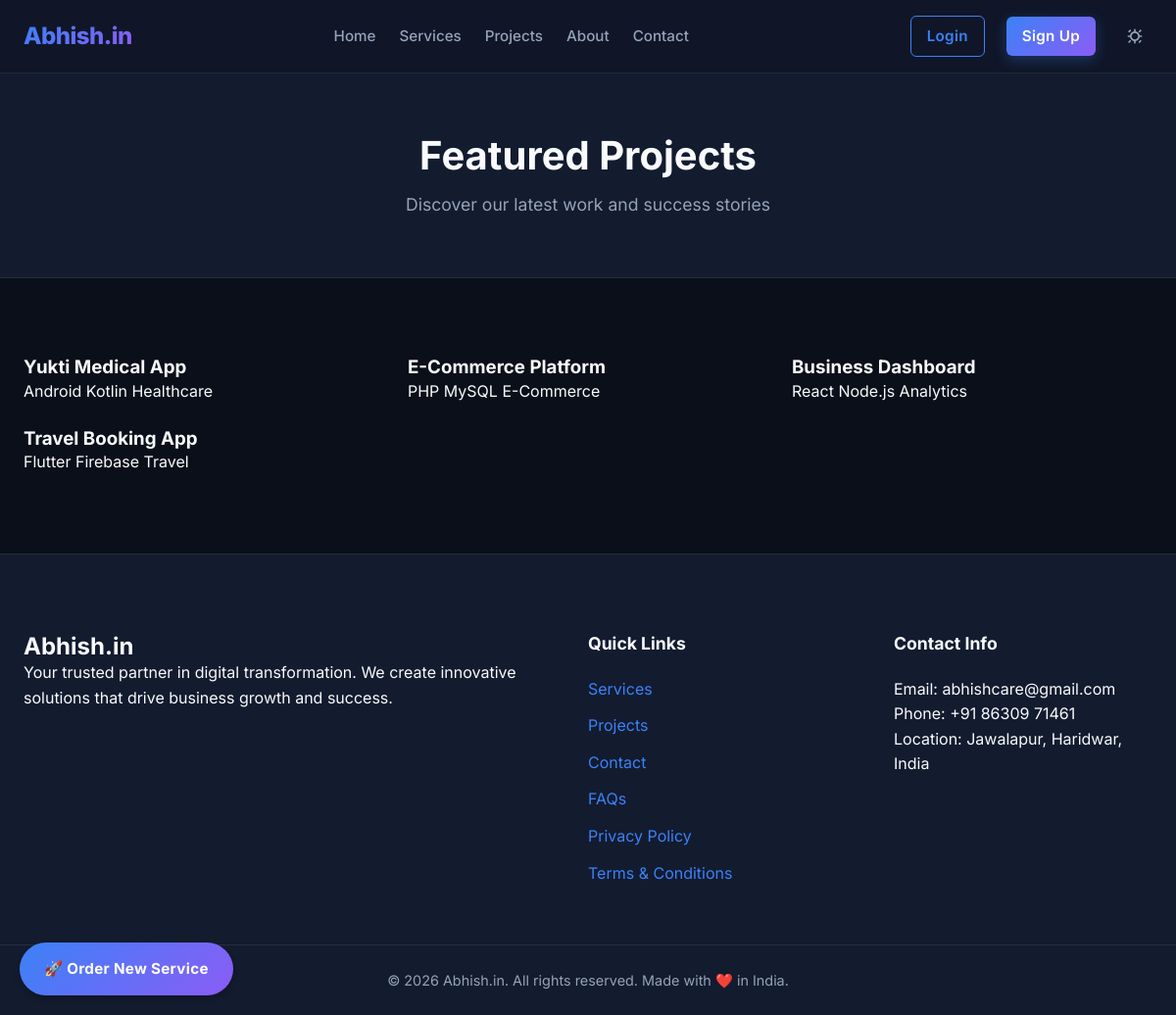
Page /pages/projects on the committed database.
### tables this page shows
CREATE TABLE IF NOT EXISTS projects (
    id INT AUTO_INCREMENT PRIMARY KEY,
    title VARCHAR(255) NOT NULL,
    category VARCHAR(100) NOT NULL,
    image_url VARCHAR(255) NOT NULL,
    description TEXT,
    sort_order INT DEFAULT 0,
    created_at TIMESTAMP DEFAULT CURRENT_TIMESTAMP
);

### app/controllers/Pages.php (called while the page is built, shortened)
<?php
class Pages extends Controller {
    private $contentModel;
    public function __construct() {
        $this->contentModel = $this->model('ContentModel');
    }
    public function projects() {
        $data = [
            'settings' => $this->contentModel->getSettings(),
            'projects' => $this->contentModel->getProjects()
        ];
        $this->view('pages/projects', $data);
    }
}

### core/Router.php (called while the page is built, shortened)
<?php
class Router {
    protected $currentMethod = 'index';
    public function __construct() {
        $url = $this->getUrl();
        if (isset($url[0]) && file_exists('../app/controllers/' . ucwords($url[0]) . '.php')) {
            unset($url[0]);
        }
        $this->currentController = new $this->currentController;
        if (isset($url[1])) {
            if (method_exists($this->currentController, $url[1])) {
                $this->currentMethod = $url[1];
                unset($url[1]);
            }
        }
        $this->params = $url ? array_values($url) : [];
        call_user_func_array([$this->currentController, $this->currentMethod], $this->params);
    }
    public function getUrl() {
        if (isset($_GET['url'])) {
            $url = rtrim($_GET['url'], '/');
            $url = filter_var($url, FILTER_SANITIZE_URL);
            $url = explode('/', $url);
            return $url;
        }
        return [];
    }
}

### public/index.php (called while the page is built, shortened)
<?php
spl_autoload_register(function ($className) {
    $file = '../core/' . $className . '.php';
});
$init = new Router();

### core/Database.php (called while the page is built, shortened)
<?php
class Database {
    private $host = DB_HOST;
    private $user = DB_USER;
    private $pass = DB_PASS;
    private $dbname = DB_NAME;
    public $dbh;
    private $stmt;
    public function __construct() {
        $dsn = 'mysql:host=' . $this->host . ';dbname=' . $this->dbname . ';charset=utf8mb4';
        $options = array(
            PDO::ATTR_PERSISTENT => true,
            PDO::ATTR_ERRMODE => PDO::ERRMODE_EXCEPTION
        );
        try {
            $this->dbh = new PDO($dsn, $this->user, $this->pass, $options);
        } catch (PDOException $e) {
            $this->error = $e->getMessage();
            error_log('Database connection error: ' . $this->error);
            die('Database Connection Failed. Please ensure the database is running and configured correctly in config/config.php.');
        }
    }
    public function query($sql) {
        $this->stmt = $this->dbh->prepare($sql);
    }
    public function execute() {
        return $this->stmt->execute();
    }
    public function resultSet() {
        $this->execute();
        return $this->stmt->fetchAll(PDO::FETCH_OBJ);
    }
}

### app/models/ContentModel.php (called while the page is built, shortened)
<?php
class ContentModel {
    private $db;
    public function __construct() {
        $this->db = new Database();
    }
    public function getSettings() {
        $this->db->query("SELECT * FROM settings");
        $results = $this->db->resultSet();
        $settings = [];
        foreach ($results as $row) {
            $settings[$row->setting_key] = $row->setting_value;
        }
        return $settings;
    }
    public function getProjects() {
        $this->db->query("SELECT * FROM projects ORDER BY sort_order ASC");
        return $this->db->resultSet();
    }
}

### app/views/pages/projects.php (the view, shortened to what this page needs)
<?php require_once APPROOT . '/app/views/partials/header.php'; ?>
<section class="section page-header">
    <div class="container">
        <h1>Featured Projects</h1>
        <p>Discover our latest work and success stories</p>
    </div>
</section>
<section class="section bg-light">
    <div class="container">
        <div class="grid-2">
            <?php foreach ($data['projects'] as $project) : ?>
                <div class="project-card">
                    <div class="project-content">
                        <h3><?= htmlspecialchars($project->title); ?></h3>
                        <p class="category"><?= htmlspecialchars($project->category); ?></p>
                    </div>
                </div>
            <?php endforeach; ?>
        </div>
    </div>
</section>
<?php require_once APPROOT . '/app/views/partials/footer.php'; ?>

### public/css/style.css (style rules this page uses)
:root { --font-primary: 'Inter', system-ui, -apple-system, sans-serif; --font-heading: 'Plus Jakarta Sans', var(--font-primary); --radius-sm: 6px; --radius-md: 12px; --radius-lg: 20px; --transition-fast: 0.2s ease; --transition-smooth: 0.3s cubic-bezier(0.4, 0, 0.2, 1); --bg-main: #0B0F19; --bg-surface: #131B2F; --bg-surface-elevated: #1A243D; --bg-glass: rgba(19, 27, 47, 0.7); --text-primary: #F8FAFC; --text-secondary: #94A3B8; --border-color: rgba(255, 255, 255, 0.08); --border-glow: rgba(59, 130, 246, 0.3); --accent-primary: #3B82F6; --accent-primary-hover: #2563EB; --accent-gradient: linear-gradient(135deg, #3B82F6 0%, #8B5CF6 100%); --shadow-sm: 0 4px 6px -1px rgba(0, 0, 0, 0.2); --shadow-md: 0 10px 15px -3px rgba(0, 0, 0, 0.3); --shadow-lg: 0 20px 25px -5px rgba(0, 0, 0, 0.4); --shadow-glow: 0 0 20px rgba(59, 130, 246, 0.15); --success: #10B981; --warning: #F59E0B; --danger: #EF4444; }
*, *::before, *::after { box-sizing: border-box; margin: 0; padding: 0; }
body { font-family: var(--font-primary); background-color: var(--bg-main); color: var(--text-primary); line-height: 1.6; -webkit-font-smoothing: antialiased; transition: background-color var(--transition-smooth), color var(--transition-smooth); }
h1, h2, h3, h4, h5, h6 { font-family: var(--font-heading); font-weight: 700; line-height: 1.2; color: var(--text-primary); }
.container { width: 100%; max-width: 1280px; margin: 0 auto; padding: 0 24px; }
.grid-2 { display: grid; grid-template-columns: repeat(auto-fit, minmax(320px, 1fr)); gap: 24px; }
.section { padding: 80px 0; }
.bg-light { background-color: var(--bg-main); }
.page-header { text-align: center; padding: 60px 0; background: var(--bg-surface); border-bottom: 1px solid var(--border-color); }
.page-header h1 { font-size: 2.5rem; margin-bottom: 12px; }
.page-header p { color: var(--text-secondary); font-size: 1.1rem; max-width: 600px; margin: 0 auto; }

### rows in the picture
projects: title "Yukti Medical App", category "Android Kotlin Healthcare"
projects: title "E-Commerce Platform", category "PHP MySQL E-Commerce"
projects: title "Business Dashboard", category "React Node.js Analytics"
projects: title "Travel Booking App", category "Flutter Firebase Travel"

### other values in the picture
$data['settings']['site_name'] "Abhish.in"
$data['settings']['contact_email'] "abhishcare@gmail.com"
$data['settings']['contact_phone_1'] "+91 86309 71461"
$data['settings']['contact_location'] "Jawalapur, Haridwar, India"
